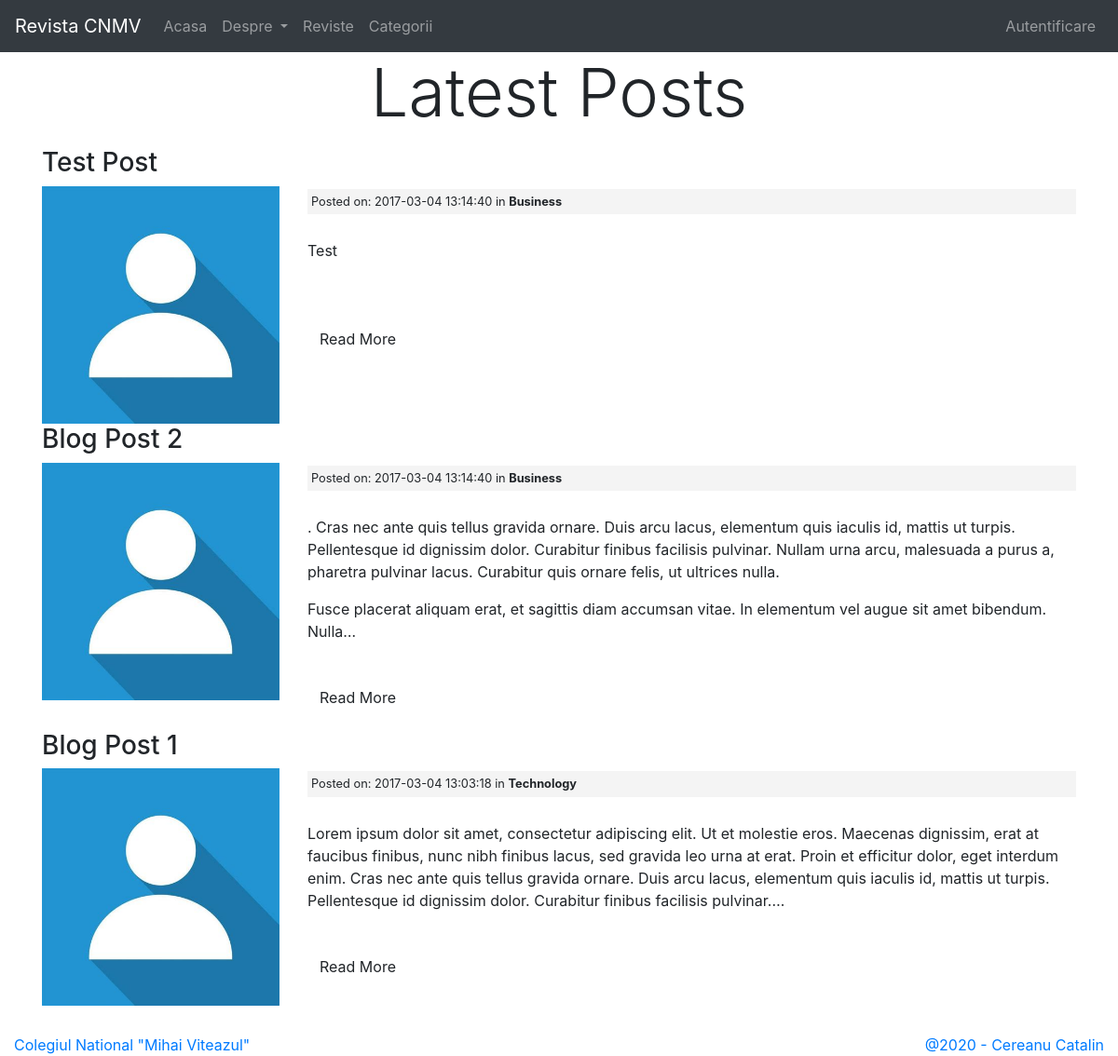
The page /posts on the database its author committed.
### tables this page shows
CREATE TABLE `posts` (
  `id` int(11) NOT NULL,
  `category_id` int(11) NOT NULL,
  `user_id` int(11) NOT NULL,
  `title` varchar(255) NOT NULL,
  `slug` varchar(255) NOT NULL,
  `body` text NOT NULL,
  `post_image` varchar(255) NOT NULL,
  `created_at` timestamp NOT NULL DEFAULT CURRENT_TIMESTAMP
);

CREATE TABLE `categories` (
  `id` int(11) NOT NULL,
  `user_id` int(11) NOT NULL,
  `name` varchar(255) NOT NULL,
  `created_at` timestamp NOT NULL DEFAULT CURRENT_TIMESTAMP
);

### application/controllers/Posts.php (called while the page is built, shortened)
<?php
	class Posts extends CI_Controller{
		public function index($offset = 0){
			$config['per_page'] = 3;
			$data['title'] = 'Latest Posts';
			$data['posts'] = $this->post_model->get_posts(FALSE, $config['per_page'], $offset);
			$this->load->view('templates/header');
			$this->load->view('posts/index', $data);
			$this->load->view('templates/footer');
		}
	}

### index.php (called while the page is built, shortened)
<?php
require_once BASEPATH.'core/CodeIgniter.php';

### application/models/Post_model.php (called while the page is built, shortened)
<?php
	class Post_model extends CI_Model{
		public function get_posts($slug = FALSE, $limit = FALSE, $offset = FALSE){
			if($limit){
				$this->db->limit($limit, $offset);
			}
			if($slug === FALSE){
				$this->db->order_by('posts.id', 'DESC');
				$this->db->join('categories', 'categories.id = posts.category_id');
				$query = $this->db->get('posts');
				return $query->result_array();
			}
			$query = $this->db->get_where('posts', array('slug' => $slug));
			return $query->row_array();
		}
	}

### application/views/posts/index.php (the view, shortened to what this page needs)
<div class="container">
	<p class="display-3 text-center"><?= $title; ?></p>
</div>
<?php foreach($posts as $post) : ?>
	<h3><?php echo $post['title']; ?></h3>
	<div class="row">
		<div class="col-lg-3">
			<img class="post-thumb" src="<?php echo base_url(); ?>assets/images/posts/noimage.jpg">
		</div>
		<div class="col-lg-9">
			<small class="post-date">Posted on: <?php echo $post['created_at']; ?> in <strong><?php echo $post['name']; ?></strong></small><br>
		<?php echo word_limiter($post['body'], 60); ?>
		<br><br>
		<p><a class="btn btn-default" href="<?php echo site_url('/posts/'.$post['slug']); ?>">Read More</a></p>
		</div>
	</div>
<?php endforeach; ?>

### application/views/templates/header.php (shortened to what this page needs)
<html>
  <head>
      <link rel="stylesheet" href="https://stackpath.bootstrapcdn.com/bootstrap/4.4.1/css/bootstrap.min.css">
      <link rel="stylesheet" href="<?php echo base_url(); ?>/assets/css/style.css">
  </head>
  <body>
    <nav class="navbar navbar-expand-lg navbar-dark bg-dark static-top">
      <a class="navbar-brand" href="<?php echo base_url(); ?>">Revista CNMV</a>
      <div class="collapse navbar-collapse" id="navbarSupportedContent">
        <ul class="navbar-nav mr-auto">
          <li class="nav-item">
            <a class="nav-link" href="<?php echo base_url(); ?>">Acasa <span class="sr-only">(current)</span></a>
          </li>
          <li class="nav-item dropdown">
            <a class="nav-link dropdown-toggle" href="#" id="navbarDropdown" role="button" data-toggle="dropdown" aria-haspopup="true" aria-expanded="false">
              Despre
            </a>
          </li>
          <li class="nav-item">
            <a class="nav-link" href="<?php echo base_url(); ?>posts">Reviste</a>
          </li>
          <li class="nav-item">
            <a class="nav-link" href="<?php echo base_url(); ?>categories">Categorii</a>
          </li>
        </ul>
        <ul class="navbar-nav my-2 my-lg-0">
          <?php if(!$this->session->userdata('logged_in')) : ?>
            <li class="nav-item">
              <a class="nav-link" href="<?php echo base_url(); ?>users/login">Autentificare</a>
            </li>
          <?php endif; ?>
        </ul>
      </div>
    </nav>
    <main>
        <div class="container-xl">

### application/views/templates/footer.php (shortened to what this page needs)
			</div>
		</main>
		<div class="container-fluid static-bottom">
			<div class="row">
					<div class="col-sm text-left text-muted"><a href="https://www.cnmv.ro" target="blank">Colegiul National "Mihai Viteazul"</a></div>
					<div class="col-sm text-right text-muted"><a href="https://www.linkedin.com/in/CatalinCereanu" target="blank">@2020 - Cereanu Catalin</a></div>
			</div>
		</div>
	</body>
</html>

### assets/css/style.css (style rules this page uses)
.post-date { background:#f4f4f4; padding:4px; margin:3px 0; display:block; }
.post-thumb { width:100%; }

### rows shown on the page
posts: title "Test Post", category.created_at "2017-03-04 13:14:40", category.name "Business", body "Test"
posts: title "Blog Post 2", category.created_at "2017-03-04 13:14:40", category.name "Business", body ". Cras nec ante quis tellus gravida ornare. Duis arcu lacus, elementum quis iaculis id, mattis ut turpis. Pellentesque id dignissim dolor. Curabitur finibus facilisis pulvinar. Nullam urna arcu, malesuada a purus a, pharetra pulvinar lacus. Curabitur quis ornare felis, ut ultrices nulla. Fusce placerat aliquam erat, et sagittis diam accumsan vitae. In elementum vel augue sit amet bibendum. Nulla…"
posts: title "Blog Post 1", category.created_at "2017-03-04 13:03:18", category.name "Technology", body "Lorem ipsum dolor sit amet, consectetur adipiscing elit. Ut et molestie eros. Maecenas dignissim, erat at faucibus finibus, nunc nibh finibus lacus, sed gravida leo urna at erat. Proin et efficitur dolor, eget interdum enim. Cras nec ante quis tellus gravida ornare. Duis arcu lacus, elementum quis iaculis id, mattis ut turpis. Pellentesque id dignissim dolor. Curabitur finibus facilisis pulvinar.…"

### other values the page prints
$title "Latest Posts"
